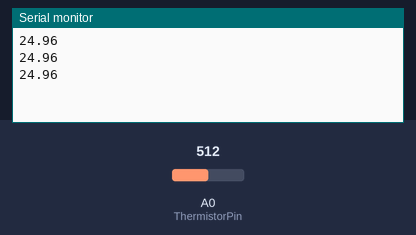
A sketch run on a simulated Arduino Uno, built with avr-gcc and run on an emulated ATmega328P. Parts: the last lines printed to the serial monitor. The test bench sets the inputs (shaded band); at power-on: A0 (ThermistorPin) = 512.

Above: at 1.3 s.
1.4 s: A0 (ThermistorPin) set to 716
At 1.9 s:
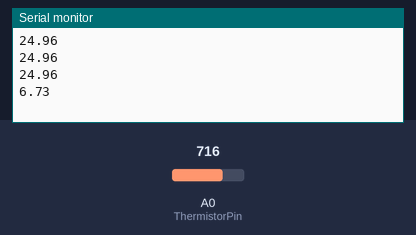
2.9 s: A0 (ThermistorPin) set to 900
At 3.3 s:
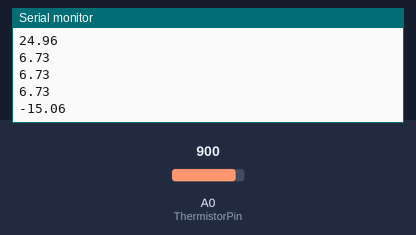
Timing chart, 0 to 5.9 s (numbered marks = the images above; inputs shaded):
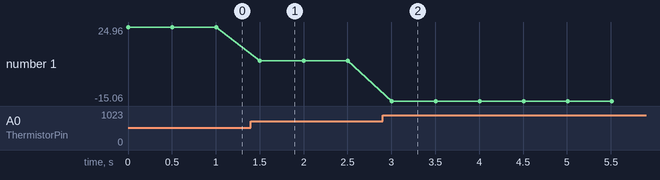

Measured:
- after the input at 1.4 s, the serial monitor: prints a new line after 0.10 s (image 1)
- after the input at 2.9 s, the serial monitor: prints a new line after 0.11 s (image 2)
- plotted number 1: 24.96 → 6.73 after the input at 1.4 s, 6.73 → -15.06 after the input at 2.9 s

The sketch:

sensor_ky_013.ino
```cpp
int ThermistorPin = A0;
int Vo;
float R1 = 10000; // value of R1 on board
float logR2, R2, T;
float c1 = 0.001129148, c2 = 0.000234125, c3 = 0.0000000876741; //steinhart-hart coeficients for thermistor
void setup() {
  Serial.begin(9600);
}
void loop() {
  Vo = analogRead(ThermistorPin);
  R2 = R1 * ((float)Vo/ (1023.0 -(float)Vo) ); //calculate resistance on thermistor
  logR2 = log(R2);
  T = (1.0 / (c1 + c2*logR2 + c3*logR2*logR2*logR2)); // temperature in Kelvin
  T = T - 273.15; //convert Kelvin to Celcius
  // T = (T * 9.0)/ 5.0 + 32.0; //convert Celcius to Farenheit

  //Serial.print("Temperature: ");
  Serial.println(T);
  //Serial.println(" C");
  delay(500);
}
```
